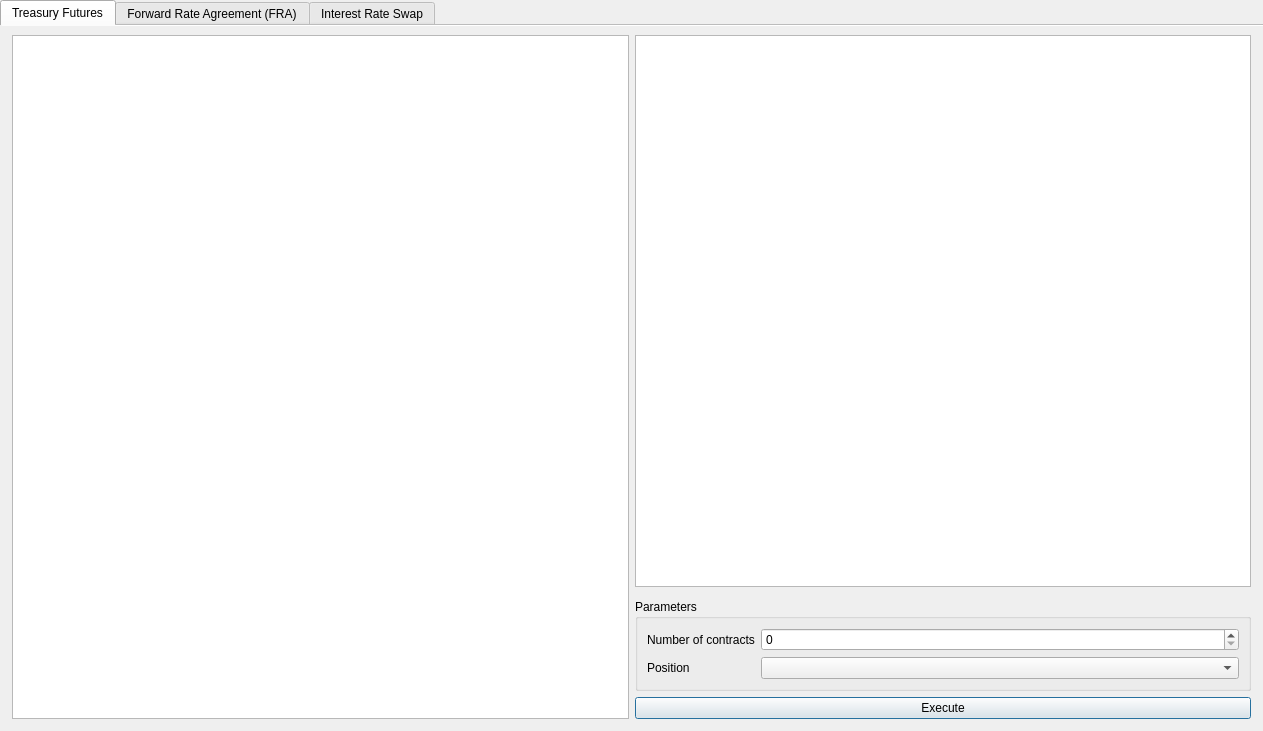
<?xml version="1.0" encoding="UTF-8"?>
<ui version="4.0">
 <class>ManagementWindow</class>
 <widget class="QWidget" name="ManagementWindow">
  <property name="geometry">
   <rect>
    <x>0</x>
    <y>0</y>
    <width>1263</width>
    <height>731</height>
   </rect>
  </property>
  <property name="windowTitle">
   <string>Risk Management</string>
  </property>
  <layout class="QGridLayout" name="gridLayout">
   <property name="leftMargin">
    <number>0</number>
   </property>
   <property name="topMargin">
    <number>0</number>
   </property>
   <property name="rightMargin">
    <number>0</number>
   </property>
   <property name="bottomMargin">
    <number>0</number>
   </property>
   <item row="0" column="1">
    <widget class="QTabWidget" name="tabWidget">
     <property name="tabPosition">
      <enum>QTabWidget::North</enum>
     </property>
     <property name="tabShape">
      <enum>QTabWidget::Rounded</enum>
     </property>
     <property name="currentIndex">
      <number>0</number>
     </property>
     <property name="elideMode">
      <enum>Qt::ElideMiddle</enum>
     </property>
     <property name="usesScrollButtons">
      <bool>false</bool>
     </property>
     <property name="documentMode">
      <bool>true</bool>
     </property>
     <widget class="QWidget" name="tabTreasuryFutures">
      <attribute name="title">
       <string>Treasury Futures</string>
      </attribute>
      <layout class="QGridLayout" name="gridLayout_2">
       <property name="leftMargin">
        <number>12</number>
       </property>
       <property name="rightMargin">
        <number>12</number>
       </property>
       <property name="bottomMargin">
        <number>12</number>
       </property>
       <item row="0" column="0" rowspan="4">
        <widget class="QTextBrowser" name="textBrowserTreasuryFutures">
         <property name="documentTitle">
          <string/>
         </property>
         <property name="markdown">
          <string/>
         </property>
         <property name="html">
          <string>&lt;!DOCTYPE HTML PUBLIC &quot;-//W3C//DTD HTML 4.0//EN&quot; &quot;http://www.w3.org/TR/REC-html40/strict.dtd&quot;&gt;
&lt;html&gt;&lt;head&gt;&lt;meta name=&quot;qrichtext&quot; content=&quot;1&quot; /&gt;&lt;meta charset=&quot;utf-8&quot; /&gt;&lt;style type=&quot;text/css&quot;&gt;
p, li { white-space: pre-wrap; }
hr { height: 1px; border-width: 0; }
li.unchecked::marker { content: &quot;\2610&quot;; }
li.checked::marker { content: &quot;\2612&quot;; }
&lt;/style&gt;&lt;/head&gt;&lt;body style=&quot; font-family:'.AppleSystemUIFont'; font-size:13pt; font-weight:400; font-style:normal;&quot;&gt;
&lt;p style=&quot;-qt-paragraph-type:empty; margin-top:0px; margin-bottom:0px; margin-left:0px; margin-right:0px; -qt-block-indent:0; text-indent:0px;&quot;&gt;&lt;br /&gt;&lt;/p&gt;&lt;/body&gt;&lt;/html&gt;</string>
         </property>
         <property name="openExternalLinks">
          <bool>true</bool>
         </property>
        </widget>
       </item>
       <item row="3" column="1">
        <widget class="QPushButton" name="pushButtonTreasuryFutures">
         <property name="text">
          <string>Execute</string>
         </property>
         <property name="default">
          <bool>true</bool>
         </property>
         <property name="flat">
          <bool>false</bool>
         </property>
        </widget>
       </item>
       <item row="2" column="1">
        <widget class="QGroupBox" name="groupBox">
         <property name="sizePolicy">
          <sizepolicy hsizetype="Preferred" vsizetype="Preferred">
           <horstretch>0</horstretch>
           <verstretch>0</verstretch>
          </sizepolicy>
         </property>
         <property name="title">
          <string>Parameters</string>
         </property>
         <property name="flat">
          <bool>false</bool>
         </property>
         <property name="checkable">
          <bool>false</bool>
         </property>
         <layout class="QFormLayout" name="formLayout_2">
          <property name="fieldGrowthPolicy">
           <enum>QFormLayout::AllNonFixedFieldsGrow</enum>
          </property>
          <item row="0" column="0">
           <widget class="QLabel" name="labelTreasuryFuturesNumberContracts">
            <property name="text">
             <string>Number of contracts</string>
            </property>
           </widget>
          </item>
          <item row="0" column="1">
           <widget class="QSpinBox" name="spinBoxTreasuryFuturesNumberContracts">
            <property name="maximum">
             <number>99999</number>
            </property>
           </widget>
          </item>
          <item row="1" column="1">
           <widget class="QComboBox" name="comboBoxTreasuryFuturesPosition">
            <property name="currentText">
             <string/>
            </property>
            <property name="placeholderText">
             <string/>
            </property>
           </widget>
          </item>
          <item row="1" column="0">
           <widget class="QLabel" name="labelTreasuryFuturesPosition">
            <property name="text">
             <string>Position</string>
            </property>
           </widget>
          </item>
         </layout>
        </widget>
       </item>
       <item row="0" column="1">
        <widget class="QTreeView" name="treeViewTreasuryFutures">
         <property name="sizePolicy">
          <sizepolicy hsizetype="Expanding" vsizetype="Expanding">
           <horstretch>0</horstretch>
           <verstretch>0</verstretch>
          </sizepolicy>
         </property>
        </widget>
       </item>
      </layout>
     </widget>
     <widget class="QWidget" name="tabFRA">
      <attribute name="title">
       <string>Forward Rate Agreement (FRA)</string>
      </attribute>
     </widget>
     <widget class="QWidget" name="tabSWAP">
      <attribute name="title">
       <string>Interest Rate Swap</string>
      </attribute>
     </widget>
    </widget>
   </item>
  </layout>
 </widget>
 <resources/>
 <connections/>
</ui>
